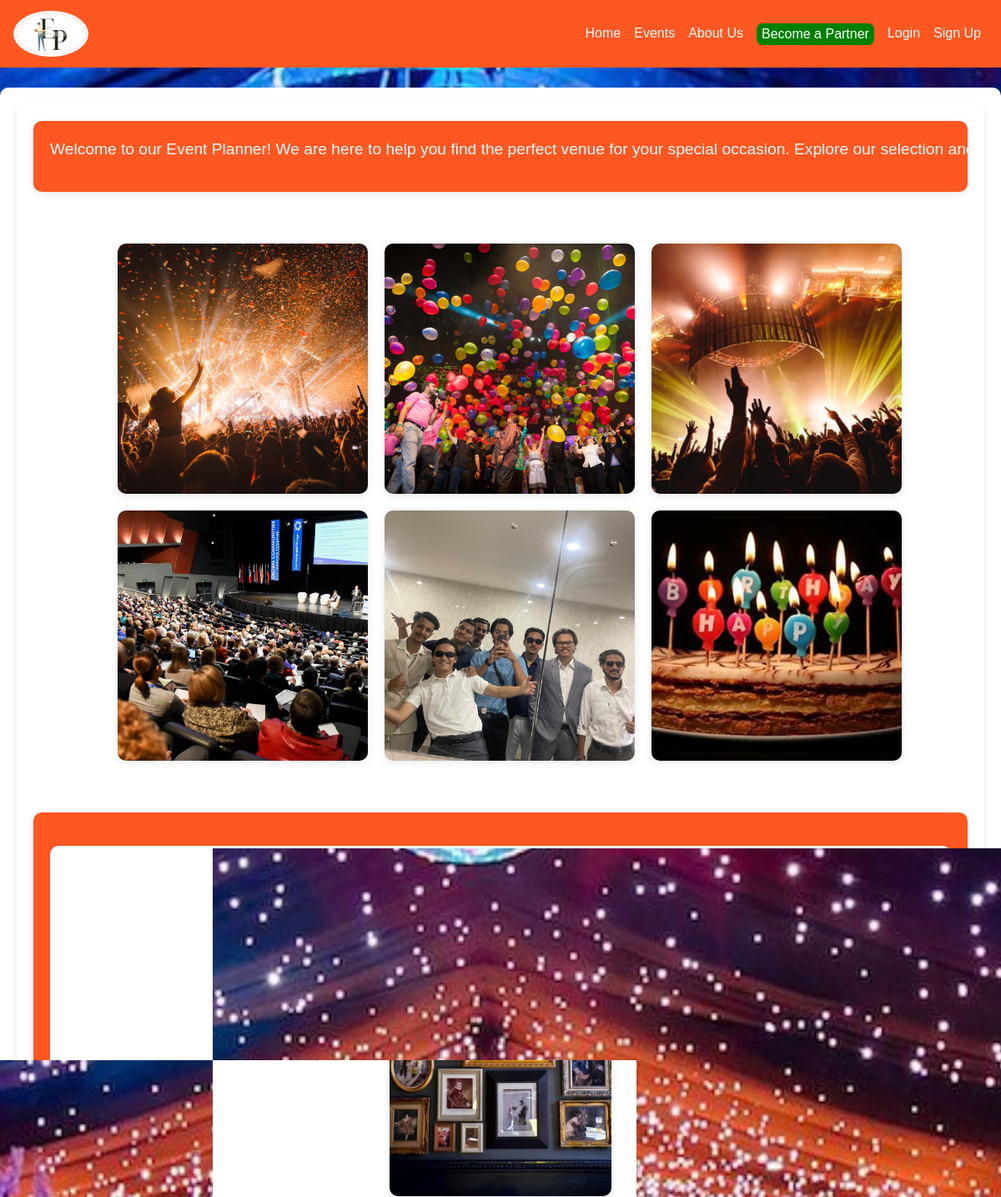
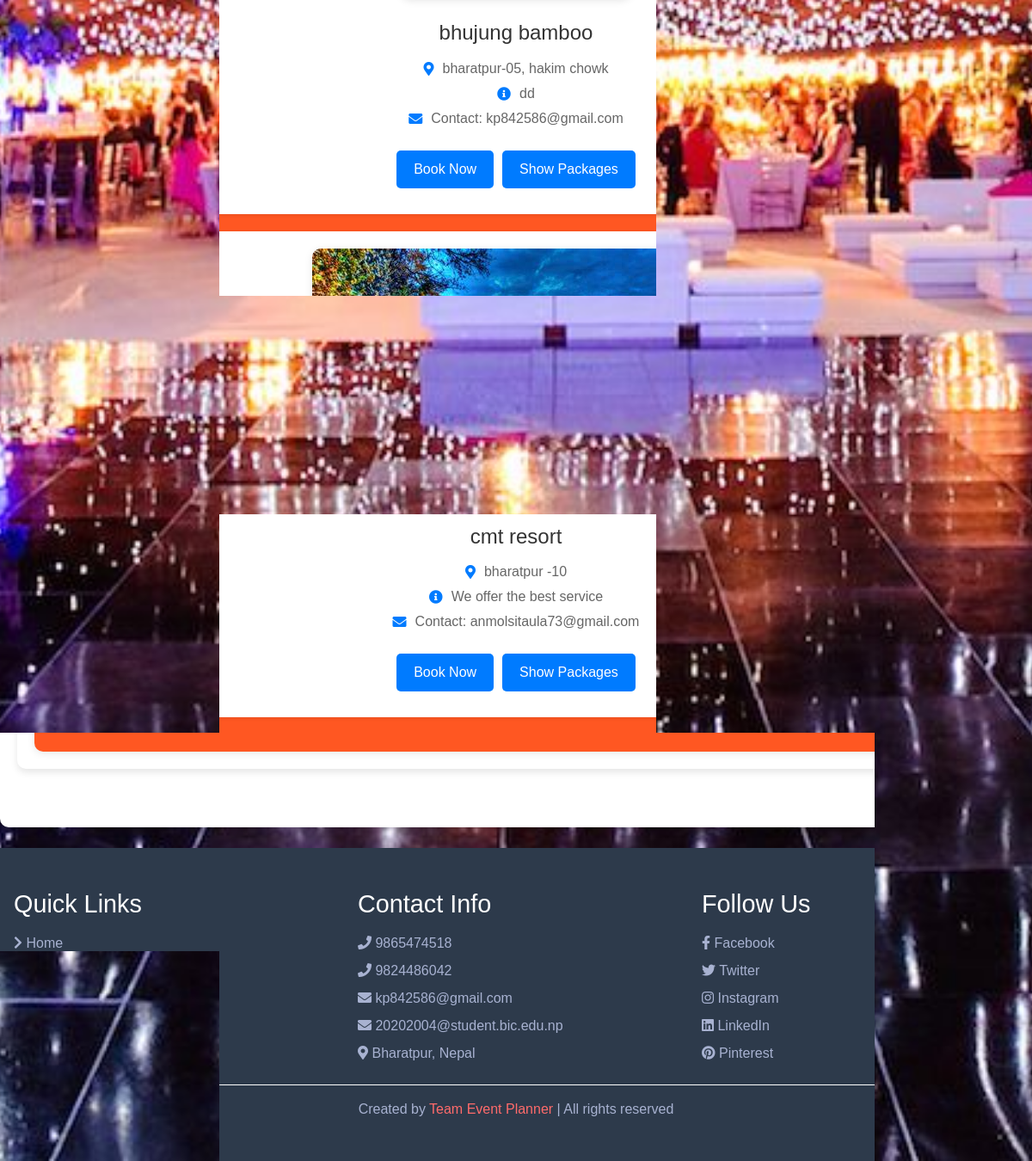
Screenshot of /accounts/ with the database file from the repository (2 pictures, top to bottom).
### owner/models.py (models this page shows, shortened)
class Venue(models.Model):
    id = models.AutoField(primary_key=True)
    name = models.CharField(max_length=100)
    address = models.CharField(max_length=255)
    description = models.TextField()
    contact_email = models.EmailField(unique=True)
    zip_code = models.CharField(max_length=10,default=44207)  # New field for zip code
    average_cost_per_person = models.DecimalField(max_digits=10, decimal_places=2,default=0)
    total_slots = models.PositiveIntegerField(default=0)  # New field for available slots
    occupancy = models.PositiveIntegerField(default=0)
    contact_num = models.PositiveIntegerField(default=0)
    image = models.ImageField(upload_to='venue_images/', null=True, blank=True)
    available_slots = models.PositiveIntegerField(editable=False)  # Non-editable field

### accounts/views.py (the view)
# urls.py: path('', home_view, name='home'),
def home_view(request):
    username = request.session.get('username', None)
    venues = Venue.objects.all()
    return render(request, 'accounts/home.html', {'username': username, 'venues': venues})

### accounts/templates/accounts/home.html (shortened to what this page needs)
{% extends 'accounts/base.html' %}
{% load static %}
{% block content %}
<!DOCTYPE html>
<html lang="en">
<head>
    <link rel="stylesheet" href="https://cdnjs.cloudflare.com/ajax/libs/font-awesome/5.15.4/css/all.min.css">
</head>
<body>
    <div class="container">
        <section class="welcome-container">
            <p class="welcome-text">Welcome to our Event Planner! We are here to help you find the perfect venue for your special occasion. Explore our selection and book your venue today!</p>
        </section>
        <section class="image-grid">
            <img src="{% static 'images/cover/aa.jpg' %}" alt="Image 1">
            <img src="{% static 'images/cover/bb.jpeg' %}" alt="Image 2">
            <img src="{% static 'images/cover/cc.jpg' %}" alt="Image 3">
            <img src="{% static 'images/cover/gg.jpeg' %}" alt="Image 4">
            <img src="{% static 'images/cover/ee.jpg' %}" alt="Image 5">
            <img src="{% static 'images/cover/oip.jpeg' %}" alt="Image 6">
        </section>
        <section class="venue-list" id="venue-list">
            {% for venue in venues %}
                <div class="venue">
                    {% if venue.image %}
                        <img src="{{ venue.image.url }}" alt="{{ venue.name }}">
                    {% else %}
                        <p>No image available</p>
                    {% endif %}
                    <h3>{{ venue.name }}</h3>
                    <div class="venue-details">
                        <p><i class="fas fa-map-marker-alt"></i>{{ venue.address }}</p>
                        <p><i class="fas fa-info-circle"></i>{{ venue.description }}</p>
                        <p><i class="fas fa-envelope"></i>Contact: {{ venue.contact_email }}</p>
                    </div>
                    <div class="button-container">
                        <button class="book-button" onclick="window.location.href='{% url 'book_venue' venue.id %}'">Book Now</button>
                        <button class="packages-button" onclick="window.location.href='{% url 'user_packages' venue.id %}'">Show Packages</button>
                    </div>
                </div>
            {% empty %}
                <p>No venues available.</p>
            {% endfor %}
        </section>
    </div>
  <br>
</body>
</html>
<br>
{% endblock %}

### accounts/templates/accounts/base.html (shortened to what this page needs)
<!DOCTYPE html>
<html lang="en">
<head>
    {% load static %}
    <link href="https://stackpath.bootstrapcdn.com/bootstrap/4.5.2/css/bootstrap.min.css" rel="stylesheet">
    <link rel="stylesheet" href="https://cdnjs.cloudflare.com/ajax/libs/font-awesome/5.15.4/css/all.min.css">
</head>
<body>
<nav class="navbar navbar-expand-lg navbar-light">
    <a class="navbar-brand" href="{% url 'home' %}">
        <img src="{% static 'images/aaaa/eventplanner.png' %}" width="90px" height="55px" class="round-img">
    </a>
    <div class="collapse navbar-collapse" id="navbarNav">
        <ul class="navbar-nav ml-auto">
            <li class="nav-item">
                <a class="nav-link" href="{% url 'home' %}">Home</a>
            </li>
            <li class="nav-item">
                <a class="nav-link" href="{% url 'event_list' %}">Events</a>
            </li>
            <li class="nav-item">
                <a class="nav-link" href="{% url 'about_us' %}">About Us</a>
            </li>
            <li class="nav-item">
                <a class="nav-link" href="{% url 'signup_owner' %}"><button class="button">Become a Partner</button></a>
            </li>
            {% if user.is_authenticated %}
            <li class="nav-item">
                <a class="nav-link" href="{% url 'my-profile' %}">
                    <i class="fas fa-user"></i>
                    My Profile
                </a>
            </li>
            <li class="nav-item">
                <a class="nav-link" href="{% url 'logout' %}">Logout</a>
            </li>
            {% else %}
            <li class="nav-item">
                <a class="nav-link" href="{% url 'login' %}">Login</a>
            </li>
            <li class="nav-item">
                <a class="nav-link" href="{% url 'signup' %}">Sign Up</a>
            </li>
            {% endif %}
        </ul>
    </div>
</nav>
<div class="container mt-4">
    {% block content %}{% endblock %}
</div>
<br>
<section class="footer" id="footer">
    <div class="box-container">
        <div class="box">
            <h3>Quick Links</h3>
            <a href="/"><i class="fas fa-chevron-right"></i> Home</a>
        </div>
        <div class="box">
            <h3>Contact Info</h3>
            <a href="#"><i class="fas fa-phone"></i> 9865474518</a>
            <a href="#"><i class="fas fa-phone"></i> 9824486042</a>
            <a href="#"><i class="fas fa-envelope"></i> kp842586@gmail.com</a>
            <a href="#"><i class="fas fa-envelope"></i> 20202004@student.bic.edu.np</a>
            <a href="#"><i class="fas fa-map-marker-alt"></i> Bharatpur, Nepal</a>
        </div>
        <div class="box">
            <h3>Follow Us</h3>
            <a href="#"><i class="fab fa-facebook-f"></i> Facebook</a>
            <a href="#"><i class="fab fa-twitter"></i> Twitter</a>
            <a href="#"><i class="fab fa-instagram"></i> Instagram</a>
            <a href="#"><i class="fab fa-linkedin"></i> LinkedIn</a>
            <a href="#"><i class="fab fa-pinterest"></i> Pinterest</a>
        </div>
    </div>
    <div class="credit">
        Created by <span>Team Event Planner</span> | All rights reserved
    </div>
</section>
</body>
</html>

### accounts/templates/accounts/home.html (style rules this page uses)
body { font-family: 'Arial', sans-serif; background-color: #f0f2f5; margin: 0; padding: 0; }
.container { max-width: 1200px; margin: 0 auto; padding: 20px; background-color: #ffffff; border-radius: 10px; box-shadow: 0 4px 8px rgba(0, 0, 0, 0.1); }
.welcome-container { background-color: #ff5722; padding: 20px; box-shadow: 0 2px 10px rgba(0, 0, 0, 0.1); border-radius: 10px; color: #fff; text-align: center; font-size: 1.2em; overflow: hidden; margin-bottom: 30px; }
.welcome-text { display: inline-block; white-space: nowrap; animation: slide-in 10s infinite linear; }
.image-grid { display: grid; grid-template-columns: repeat(3, 300px); grid-template-rows: repeat(2, 300px); gap: 20px; width: fit-content; margin: 0 auto; margin-bottom: 30px; overflow: hidden; }
.image-grid img { width: 300px; height: 300px; object-fit: cover; border-radius: 10px; box-shadow: 0 2px 10px rgba(0, 0, 0, 0.1); transition: transform 0.3s ease, box-shadow 0.3s ease; }
.venue-list { background-color: #ff5722; padding: 20px; box-shadow: 0 2px 10px rgba(0, 0, 0, 0.1); border-radius: 10px; color: #fff; }
.venue { display: flex; flex-direction: column; align-items: center; padding: 20px; margin: 20px 0; background-color: #ffffff; border-radius: 10px; box-shadow: 0 1px 5px rgba(0, 0, 0, 0.1); transition: transform 0.3s ease, box-shadow 0.3s ease; }
.venue img { max-width: 100%; max-height: 400px; border-radius: 10px; box-shadow: 0 2px 10px rgba(0, 0, 0, 0.1); margin-bottom: 15px; }
.venue h3 { margin: 10px 0; color: #333; font-size: 1.5em; text-align: center; }
.venue p { margin: 5px 0; color: #666; font-size: 1em; line-height: 1.5; text-align: center; }
.venue-details { width: 100%; text-align: left; margin-bottom: 10px; }
.venue-details p { display: flex; align-items: center; justify-content: center; margin: 5px 0; }
.venue-details p i { margin-right: 10px; color: #007bff; }
.button-container { display: flex; gap: 10px; }
.button-container button { background-color: #007bff; color: #fff; border: none; padding: 10px 20px; margin: 10px 0; border-radius: 5px; cursor: pointer; transition: background-color 0.3s ease, transform 0.3s ease; }

### rows the page displays
Venue: image (picture), name "bhujung bamboo", address "bharatpur-05, hakim chowk", description "dd", contact_email "kp842586@gmail.com"
Venue: image (picture), name "cmt resort", address "bharatpur -10", description "We offer the best service", contact_email "anmolsitaula73@gmail.com"
